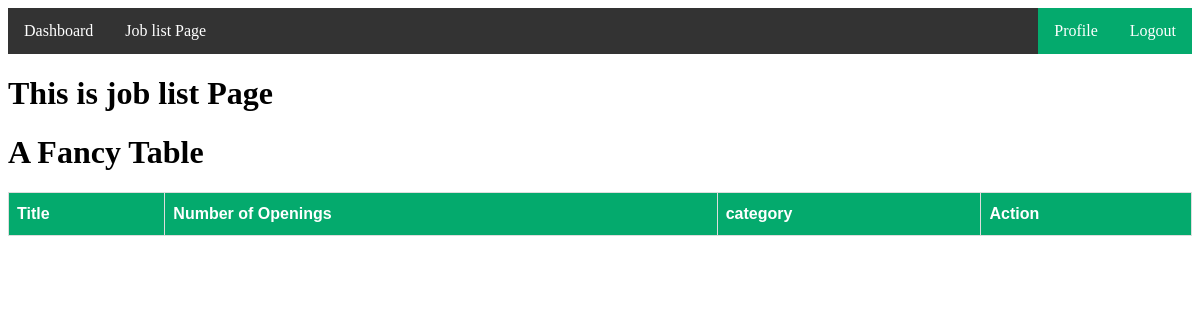
Before: /joblistPage/ (signed in) with the older database file.
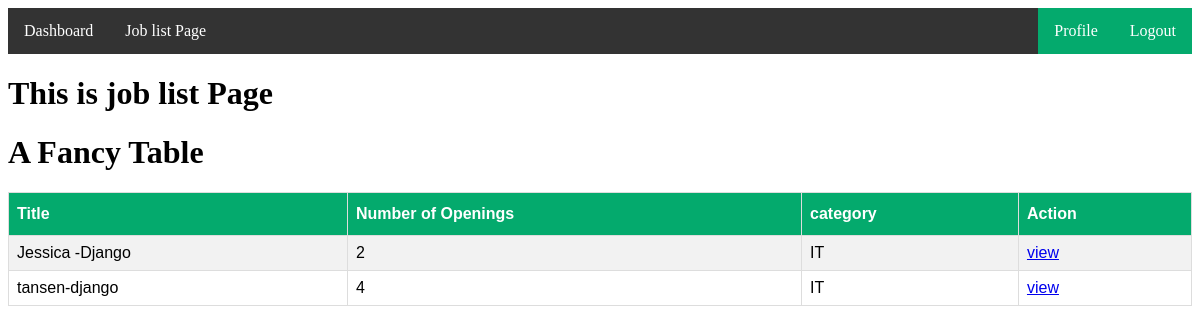
After: the same page with the newer database file.
### job_portal_App/models.py (models this page shows, shortened)
class add_job_model(models.Model):
    title=models.CharField(max_length=100,null=True)
    number_of_openings=models.CharField(max_length=100,null=True)
    category=models.CharField(max_length=100,null=True)
    skills_set=models.CharField(max_length=100,null=True)
    job_description=models.TextField(null=True)
    adduser=models.ForeignKey(custom_user_model,on_delete=models.CASCADE,null=True)

### job_portal_Project/views.py (the view)
# urls.py: path('joblistPage/',joblistPage,name="joblistPage"),
@login_required
def joblistPage(request):
    jobdata=add_job_model.objects.all()
    return render(request,'common/joblistPage.html',{'jobdata':jobdata})

### Template/common/joblistPage.html (shortened to what this page needs)
{% extends 'common/base.html' %}
{% block content %}
<h1>This is job list Page</h1>
<!DOCTYPE html>
<html>
<head>
</head>
<body>
    <h1>A Fancy Table</h1>
    <table id="customers">
        <tr>
            <th>Title</th>
            <th>Number of Openings</th>
            <th>category</th>
            <th>Action</th>
        </tr>
            {% for i in jobdata %}
            <tr>
                <td>{{i.title}}</td>
                <td>{{i.number_of_openings}}</td>
                <td>{{i.category}}</td>
                <td>
                    <a href="{% url 'viewjob' i.id %}">view</a>
                </td>
            </tr>
            {% endfor %}
    </table>
</body>
</html>
{% endblock content %}

### Template/common/base.html (shortened to what this page needs)
<!DOCTYPE html>
<html>
<head>
</head>
<body>
{% include "common/nav.html" %}
{% block content %}
{% endblock content %}
</body>
</html>

### Template/common/nav.html (shortened to what this page needs)
<ul>
    <li><a href="{% url 'dashboard' %}">Dashboard</a></li>
    <li><a href="{% url 'joblistPage' %}">Job list Page</a></li>
    <li style="float:right"><a class="active" href="{% url 'logoutPage' %}">Logout</a></li>
    <li style="float:right"><a class="active" href="{% url 'profilePage' %}">Profile</a></li>
</ul>

### Template/common/base.html (style rules this page uses)
ul { list-style-type: none; margin: 0; padding: 0; overflow: hidden; background-color: #333; }
li { float: left; }
li a { display: block; color: white; text-align: center; padding: 14px 16px; text-decoration: none; }
.active { background-color: #04AA6D; }

### Template/common/joblistPage.html (style rules this page uses)
#customers { font-family: Arial, Helvetica, sans-serif; border-collapse: collapse; width: 100%; }
#customers td, #customers th { border: 1px solid #ddd; padding: 8px; }
#customers tr:nth-child(even) { background-color: #f2f2f2; }
#customers th { padding-top: 12px; padding-bottom: 12px; text-align: left; background-color: #04AA6D; color: white; }

Changed rows visible on the page:
added add_job_model: title "Jessica -Django", number_of_openings "2", category "IT"
added add_job_model: title "tansen-django", number_of_openings "4", category "IT"
